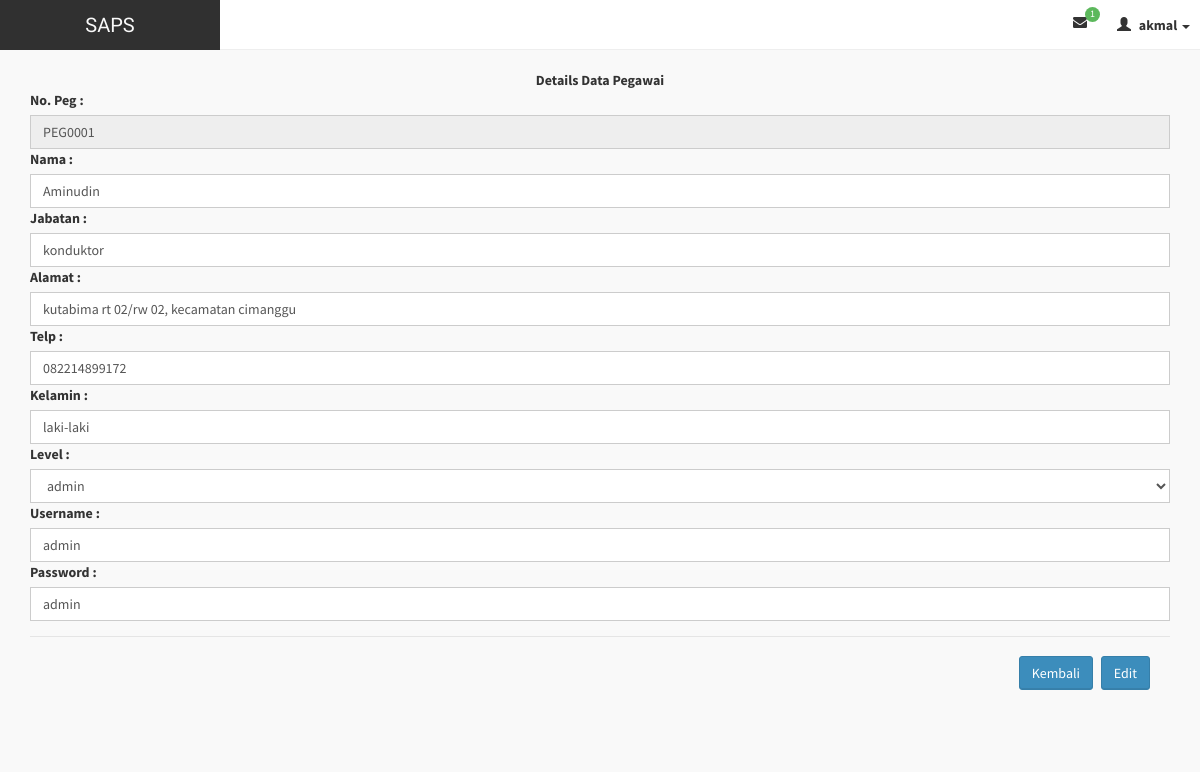
Page /manage/editpeg.php?details=PEG0001 (signed in) on the committed database.
### tables this page shows
CREATE TABLE IF NOT EXISTS `pegawai` (
  `id` int(11) NOT NULL AUTO_INCREMENT,
  `no_peg` varchar(25) DEFAULT NULL,
  `nama_peg` varchar(25) DEFAULT NULL,
  `jabatan` varchar(25) DEFAULT NULL,
  `alamat` varchar(50) DEFAULT NULL,
  `no_telp` varchar(12) DEFAULT NULL,
  `jns_kelamin` enum('laki-laki','perempuan','','') DEFAULT NULL,
  `level` enum('admin','user','','') DEFAULT NULL,
  `username` varchar(25) DEFAULT NULL,
  `password` varchar(25) DEFAULT NULL,
  PRIMARY KEY (`id`)
);

### manage/editpeg.php (the view, shortened to what this page needs)
<?php require_once('../tpl/header.php'); ?>
<div class="wrapper row-offcanvas row-offcanvas-left">
    <aside class="container-fluid">
          <section class="content">
            <center><font><b>Details Data Pegawai</b></font></center>
            <?php
              if (isset($_GET['tambah'])) {
             ?>
              <form action="" method="post">
                  <div class="form-group">
                    <?php
                    $query = $konek->query("SELECT max(no_peg) as maxKode FROM pegawai");
                    $data  = mysqli_fetch_array($query);
                    $noPeg = $data['maxKode'];
                    $noUrut = (int) substr($noPeg, 3, 3);
                    $noUrut++;
                    $char = "PEG";
                    $newID = $char . sprintf("%03s", $noUrut);
                     ?>
                    <label>No. Peg :</label>
                    <input class="form-control" type="text" name="nopeg" value="<?php echo $newID;?>"  readonly/>
                    <label>Nama :</label>
                    <input class="form-control" type="text" name="namapeg" placeholder="masukan nama pegawai"  />
                    <label>Jabatan :</label>
                    <input class="form-control" type="text" name="jabpeg"  placeholder="masukan jabatan pegawai" />
                    <label>Alamat :</label>
                    <input class="form-control" type="text" name="alamatpeg" placeholder="masukan alamat pegawai"/>
                    <label>Telp :</label>
                    <input class="form-control" type="number" name="telppeg" placeholder="masukan no telp pegawai"/>
                    <label>Kelamin :</label>
                    <select class="form-control" name="kelaminpeg">
                      <option class="form-control" name="kelaminpeg">
                        laki-laki
                      </option>
                      <option class="form-control" name="kelaminpeg">
                        perempuan
                      </option>
                    <select>
                    <label>Level :</label>
                    <select class="form-control" name="levelpeg">
                      <option class="form-control" name="levelpeg">
                        admin
                      </option>
                      <option class="form-control" name="levelpeg">
                        user
                      </option>
                    <select>
                    <label>Username :</label>
                    <input class="form-control" type="text" name="userpeg" placeholder="masukan username untuk pegawai"/>
                    <label>Password :</label>
                    <input class="form-control" type="text" name="passpeg" placeholder="masukan password untuk pegawai"/>
                  </div>
                  <div class="modal-footer">
                    <a href="pegawai.php" class="btn btn-primary">Kembali</a>
                    <input type="submit" value="tambah" class="btn btn-primary" name="create"/>
                  </form>
                <?php
              }else{
                ?>
                <form action="" method="get">
                <?php
                  if (isset($_GET['details'])) {
                    $no_peg= $_GET['details'];
                    $tampil = $konek->query("select * from pegawai where no_peg='$no_peg'");
                    $tam = $tampil->fetch_array(MYSQLI_BOTH);
                  }
                ?>
                    <div class="form-group">
                      <label>No. Peg :</label>
                      <input class="form-control" type="text" name="nopeg" value="<?php if (isset($_GET['details'])) { echo $tam['1']; }?>"  readonly/>
                      <label>Nama :</label>
                      <input class="form-control" type="text" name="namapeg" value="<?php if (isset($_GET['details'])) { echo $tam['2']; }?>"  />
                      <label>Jabatan :</label>
                      <input class="form-control" type="text" name="jabpeg" value="<?php if (isset($_GET['details'])) { echo $tam['3']; }?>" />
                      <label>Alamat :</label>
                      <input class="form-control" type="text" name="alamatpeg" value="<?php if (isset($_GET['details'])) { echo $tam['4']; }?>"/>
                      <label>Telp :</label>
                      <input class="form-control" type="number" name="telppeg" value="<?php if (isset($_GET['details'])) { echo $tam['5']; }?>"/>
                      <label>Kelamin :</label>
                      <input class="form-control" type="text" name="kelaminpeg" value="<?php if (isset($_GET['details'])) { echo $tam['6']; }?>"/>
                      <label>Level :</label>
                      <select class="form-control">
                        <option class="form-control" name="levelpeg">
                          admin
                        </option>
                      <select>
                      <label>Username :</label>
                      <input class="form-control" type="text" name="userpeg" value="<?php if (isset($_GET['details'])) { echo $tam['8']; }?>"/>
                      <label>Password :</label>
                      <input class="form-control" type="text" name="passpeg" value="<?php if (isset($_GET['details'])) { echo $tam['9']; }?>"/>
                    </div>
                    <div class="modal-footer">
                      <a href="pegawai.php" class="btn btn-primary">Kembali</a>
                      <button class="btn btn-primary" name="edit">Edit</button>
                    </form>
                    <?php
              }
                 ?>
                </div>
<?php require_once('../tpl/footer.php'); ?>

### assets/css/AdminLTE.css (style rules this page uses)
html, body { overflow-x: hidden!important; font-family: 'Source Sans Pro', sans-serif; -webkit-font-smoothing: antialiased; min-height: 100%; background: #f9f9f9; }
a { color: #3c8dbc; }
.wrapper { min-height: 100%; }
.wrapper:before, .wrapper:after { display: table; content: " "; }
.wrapper:after { clear: both; }
.content { padding: 20px 15px; background: #f9f9f9; }
.form-control { -webkit-border-radius: 0px !important; -moz-border-radius: 0px !important; border-radius: 0px !important; box-shadow: none; }
.btn { font-weight: 500; -webkit-border-radius: 3px; -moz-border-radius: 3px; border-radius: 3px; border: 1px solid transparent; -webkit-box-shadow: inset 0px -2px 0px 0px rgba(0, 0, 0, 0.09); -moz-box-shadow: inset 0px -2px 0px 0px rgba(0, 0, 0, 0.09); box-shadow: inset 0px -1px 0px 0px rgba(0, 0, 0, 0.09); }
.btn.btn-primary { background-color: #3c8dbc; border-color: #367fa9; }

### rows in the picture
pegawai: nopeg "PEG0001", namapeg "Aminudin", jabpeg "konduktor", alamatpeg "kutabima rt 02/rw 02, kecamatan cimanggu", telppeg "082214899172", kelaminpeg "laki-laki", userpeg "admin", passpeg "admin"

### other values in the picture
mysqli_num_rows($notif) "1"
$_SESSION['username'] "akmal"
